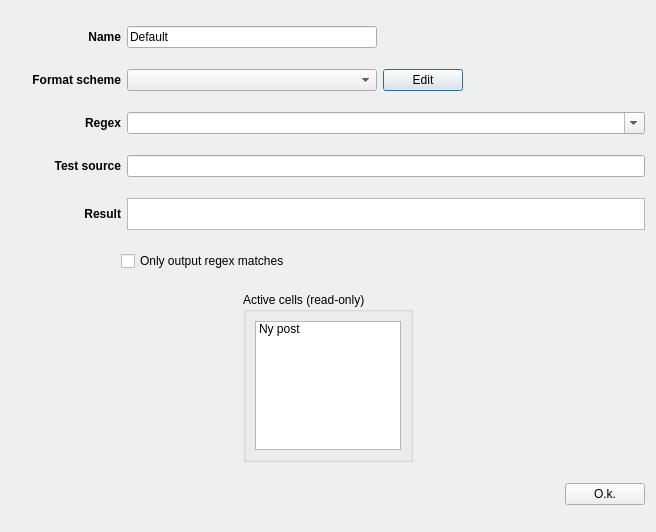
<?xml version="1.0" encoding="UTF-8"?>
<ui version="4.0">
 <class>RegexProcessorDialog</class>
 <widget class="QDialog" name="RegexProcessorDialog">
  <property name="geometry">
   <rect>
    <x>0</x>
    <y>0</y>
    <width>656</width>
    <height>532</height>
   </rect>
  </property>
  <property name="sizePolicy">
   <sizepolicy hsizetype="MinimumExpanding" vsizetype="MinimumExpanding">
    <horstretch>0</horstretch>
    <verstretch>0</verstretch>
   </sizepolicy>
  </property>
  <property name="windowTitle">
   <string>Antilog - Regex processor</string>
  </property>
  <property name="windowIcon">
   <iconset>
    <normaloff>:/artwork/artwork/icon.png</normaloff>:/artwork/artwork/icon.png</iconset>
  </property>
  <layout class="QVBoxLayout" name="verticalLayout">
   <item>
    <layout class="QHBoxLayout" name="iconLayout"/>
   </item>
   <item>
    <layout class="QHBoxLayout" name="horizontalLayout_2">
     <item>
      <widget class="QLabel" name="label_2">
       <property name="sizePolicy">
        <sizepolicy hsizetype="Fixed" vsizetype="Preferred">
         <horstretch>0</horstretch>
         <verstretch>0</verstretch>
        </sizepolicy>
       </property>
       <property name="minimumSize">
        <size>
         <width>110</width>
         <height>0</height>
        </size>
       </property>
       <property name="font">
        <font>
         <weight>75</weight>
         <bold>true</bold>
        </font>
       </property>
       <property name="text">
        <string>Name</string>
       </property>
       <property name="alignment">
        <set>Qt::AlignRight|Qt::AlignTrailing|Qt::AlignVCenter</set>
       </property>
      </widget>
     </item>
     <item>
      <widget class="QLineEdit" name="name">
       <property name="sizePolicy">
        <sizepolicy hsizetype="Fixed" vsizetype="Fixed">
         <horstretch>0</horstretch>
         <verstretch>0</verstretch>
        </sizepolicy>
       </property>
       <property name="minimumSize">
        <size>
         <width>250</width>
         <height>0</height>
        </size>
       </property>
       <property name="text">
        <string>Default</string>
       </property>
      </widget>
     </item>
     <item>
      <spacer name="horizontalSpacer_2">
       <property name="orientation">
        <enum>Qt::Horizontal</enum>
       </property>
       <property name="sizeHint" stdset="0">
        <size>
         <width>40</width>
         <height>20</height>
        </size>
       </property>
      </spacer>
     </item>
    </layout>
   </item>
   <item>
    <layout class="QHBoxLayout" name="horizontalLayout">
     <item>
      <widget class="QLabel" name="label">
       <property name="minimumSize">
        <size>
         <width>110</width>
         <height>0</height>
        </size>
       </property>
       <property name="font">
        <font>
         <weight>75</weight>
         <bold>true</bold>
        </font>
       </property>
       <property name="text">
        <string>Format scheme</string>
       </property>
       <property name="alignment">
        <set>Qt::AlignRight|Qt::AlignTrailing|Qt::AlignVCenter</set>
       </property>
      </widget>
     </item>
     <item>
      <widget class="QComboBox" name="comboBoxFormat">
       <property name="sizePolicy">
        <sizepolicy hsizetype="Fixed" vsizetype="Fixed">
         <horstretch>0</horstretch>
         <verstretch>0</verstretch>
        </sizepolicy>
       </property>
       <property name="minimumSize">
        <size>
         <width>250</width>
         <height>0</height>
        </size>
       </property>
      </widget>
     </item>
     <item>
      <widget class="QPushButton" name="pushButtonEditFormatScheme">
       <property name="text">
        <string>Edit</string>
       </property>
      </widget>
     </item>
     <item>
      <spacer name="horizontalSpacer">
       <property name="orientation">
        <enum>Qt::Horizontal</enum>
       </property>
       <property name="sizeHint" stdset="0">
        <size>
         <width>40</width>
         <height>20</height>
        </size>
       </property>
      </spacer>
     </item>
    </layout>
   </item>
   <item>
    <layout class="QHBoxLayout" name="horizontalLayout_3">
     <item>
      <widget class="QLabel" name="label_3">
       <property name="minimumSize">
        <size>
         <width>110</width>
         <height>0</height>
        </size>
       </property>
       <property name="font">
        <font>
         <weight>75</weight>
         <bold>true</bold>
        </font>
       </property>
       <property name="text">
        <string>Regex</string>
       </property>
       <property name="alignment">
        <set>Qt::AlignRight|Qt::AlignTrailing|Qt::AlignVCenter</set>
       </property>
      </widget>
     </item>
     <item>
      <widget class="QComboBox" name="testRegexComboBox">
       <property name="sizePolicy">
        <sizepolicy hsizetype="MinimumExpanding" vsizetype="Fixed">
         <horstretch>0</horstretch>
         <verstretch>0</verstretch>
        </sizepolicy>
       </property>
       <property name="editable">
        <bool>true</bool>
       </property>
      </widget>
     </item>
    </layout>
   </item>
   <item>
    <layout class="QHBoxLayout" name="horizontalLayout_4">
     <item>
      <widget class="QLabel" name="label_4">
       <property name="minimumSize">
        <size>
         <width>110</width>
         <height>0</height>
        </size>
       </property>
       <property name="font">
        <font>
         <weight>75</weight>
         <bold>true</bold>
        </font>
       </property>
       <property name="text">
        <string>Test source</string>
       </property>
       <property name="alignment">
        <set>Qt::AlignRight|Qt::AlignTrailing|Qt::AlignVCenter</set>
       </property>
      </widget>
     </item>
     <item>
      <widget class="QLineEdit" name="lineEditTestSource"/>
     </item>
    </layout>
   </item>
   <item>
    <layout class="QHBoxLayout" name="horizontalLayout_5">
     <item>
      <widget class="QLabel" name="label_5">
       <property name="minimumSize">
        <size>
         <width>110</width>
         <height>0</height>
        </size>
       </property>
       <property name="font">
        <font>
         <weight>75</weight>
         <bold>true</bold>
        </font>
       </property>
       <property name="text">
        <string>Result</string>
       </property>
       <property name="alignment">
        <set>Qt::AlignRight|Qt::AlignTrailing|Qt::AlignVCenter</set>
       </property>
      </widget>
     </item>
     <item>
      <widget class="QTextBrowser" name="textBrowserMatches">
       <property name="sizePolicy">
        <sizepolicy hsizetype="Expanding" vsizetype="Fixed">
         <horstretch>0</horstretch>
         <verstretch>0</verstretch>
        </sizepolicy>
       </property>
       <property name="maximumSize">
        <size>
         <width>16777215</width>
         <height>32</height>
        </size>
       </property>
       <property name="verticalScrollBarPolicy">
        <enum>Qt::ScrollBarAlwaysOff</enum>
       </property>
       <property name="horizontalScrollBarPolicy">
        <enum>Qt::ScrollBarAlwaysOff</enum>
       </property>
      </widget>
     </item>
    </layout>
   </item>
   <item>
    <layout class="QHBoxLayout" name="horizontalLayout_8">
     <item>
      <spacer name="horizontalSpacer_6">
       <property name="orientation">
        <enum>Qt::Horizontal</enum>
       </property>
       <property name="sizeType">
        <enum>QSizePolicy::Fixed</enum>
       </property>
       <property name="sizeHint" stdset="0">
        <size>
         <width>110</width>
         <height>20</height>
        </size>
       </property>
      </spacer>
     </item>
     <item>
      <layout class="QVBoxLayout" name="verticalLayout_3">
       <item>
        <widget class="QCheckBox" name="checkBoxOnlyOutputMatches">
         <property name="text">
          <string>Only output regex matches</string>
         </property>
        </widget>
       </item>
      </layout>
     </item>
     <item>
      <spacer name="horizontalSpacer_7">
       <property name="orientation">
        <enum>Qt::Horizontal</enum>
       </property>
       <property name="sizeHint" stdset="0">
        <size>
         <width>40</width>
         <height>20</height>
        </size>
       </property>
      </spacer>
     </item>
    </layout>
   </item>
   <item>
    <layout class="QHBoxLayout" name="horizontalLayout_9">
     <item>
      <spacer name="horizontalSpacer_8">
       <property name="orientation">
        <enum>Qt::Horizontal</enum>
       </property>
       <property name="sizeHint" stdset="0">
        <size>
         <width>40</width>
         <height>20</height>
        </size>
       </property>
      </spacer>
     </item>
     <item>
      <widget class="QGroupBox" name="groupBoxActive">
       <property name="sizePolicy">
        <sizepolicy hsizetype="Fixed" vsizetype="Fixed">
         <horstretch>0</horstretch>
         <verstretch>0</verstretch>
        </sizepolicy>
       </property>
       <property name="maximumSize">
        <size>
         <width>170</width>
         <height>170</height>
        </size>
       </property>
       <property name="title">
        <string>Active cells (read-only)</string>
       </property>
       <layout class="QVBoxLayout" name="verticalLayout_2">
        <item>
         <widget class="QListWidget" name="listWidgetActive">
          <property name="sizePolicy">
           <sizepolicy hsizetype="Preferred" vsizetype="Preferred">
            <horstretch>0</horstretch>
            <verstretch>0</verstretch>
           </sizepolicy>
          </property>
          <property name="maximumSize">
           <size>
            <width>16777215</width>
            <height>16777215</height>
           </size>
          </property>
          <property name="acceptDrops">
           <bool>false</bool>
          </property>
          <property name="editTriggers">
           <set>QAbstractItemView::NoEditTriggers</set>
          </property>
          <property name="showDropIndicator" stdset="0">
           <bool>false</bool>
          </property>
          <property name="dragEnabled">
           <bool>false</bool>
          </property>
          <property name="dragDropMode">
           <enum>QAbstractItemView::NoDragDrop</enum>
          </property>
          <property name="defaultDropAction">
           <enum>Qt::CopyAction</enum>
          </property>
          <property name="selectionMode">
           <enum>QAbstractItemView::NoSelection</enum>
          </property>
          <property name="viewMode">
           <enum>QListView::ListMode</enum>
          </property>
          <item>
           <property name="text">
            <string>Ny post</string>
           </property>
          </item>
         </widget>
        </item>
       </layout>
      </widget>
     </item>
     <item>
      <spacer name="horizontalSpacer_9">
       <property name="orientation">
        <enum>Qt::Horizontal</enum>
       </property>
       <property name="sizeType">
        <enum>QSizePolicy::Expanding</enum>
       </property>
       <property name="sizeHint" stdset="0">
        <size>
         <width>40</width>
         <height>20</height>
        </size>
       </property>
      </spacer>
     </item>
    </layout>
   </item>
   <item>
    <layout class="QHBoxLayout" name="horizontalLayout_7">
     <item>
      <spacer name="horizontalSpacer_3">
       <property name="orientation">
        <enum>Qt::Horizontal</enum>
       </property>
       <property name="sizeHint" stdset="0">
        <size>
         <width>40</width>
         <height>20</height>
        </size>
       </property>
      </spacer>
     </item>
     <item>
      <widget class="QPushButton" name="pushButtonOk">
       <property name="text">
        <string>O.k.</string>
       </property>
       <property name="icon">
        <iconset resource="../../resources.qrc">
         <normaloff>:/artwork/artwork/button_ok.svg</normaloff>:/artwork/artwork/button_ok.svg</iconset>
       </property>
      </widget>
     </item>
    </layout>
   </item>
  </layout>
 </widget>
 <resources>
  <include location="../../resources.qrc"/>
 </resources>
 <connections/>
</ui>
